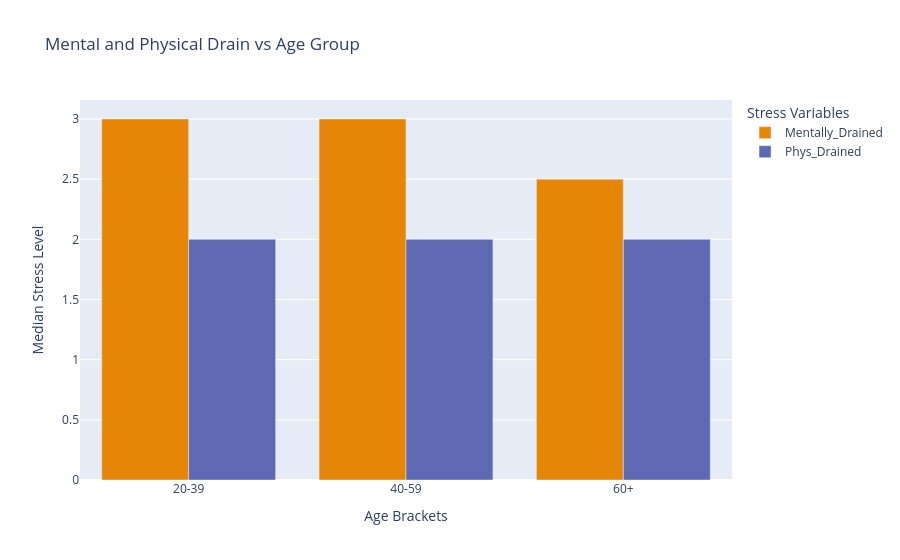

Here is the notebook cell this chart was saved with:
### Code cell
stress_means = railroad_df_clean.groupby('Age_Group_Grouped')[['Mentally_Drained', 'Phys_Drained']].median().reset_index()

fig = px.bar(
    stress_means,
    x='Age_Group_Grouped',
    y=['Mentally_Drained', 'Phys_Drained'],
    title='Mental and Physical Drain vs Age Group',
    labels={'value': 'Median Stress Level', 'Age_Group_Grouped': 'Age Brackets'},
    barmode='group', 
    color_discrete_sequence=px.colors.qualitative.Vivid 
)

fig.update_layout(
    xaxis_title='Age Brackets',
    yaxis_title='Median Stress Level',
    legend_title='Stress Variables',
    bargap=0.2 
)

fig.show()
fig.write_html("mental_phys_drain_age.html")

### Figure 1 — Plotly figure (JSON) as saved in the notebook; plotly's stock layout.template omitted (floating-point values rounded to 4 significant figures)
{"data": [{"alignmentgroup": "True", "hovertemplate": "variable=Mentally_Drained<br>Age Brackets=%{x}<br>Median Stress Level=%{y}<extra></extra>", "legendgroup": "Mentally_Drained", "marker": {"color": "rgb(229, 134, 6)", "pattern": {"shape": ""}}, "name": "Mentally_Drained", "offsetgroup": "Mentally_Drained", "orientation": "v", "showlegend": true, "textposition": "auto", "type": "bar", "x": ["20-39", "40-59", "60+"], "xaxis": "x", "y": [3.0, 3.0, 2.5], "yaxis": "y"}, {"alignmentgroup": "True", "hovertemplate": "variable=Phys_Drained<br>Age Brackets=%{x}<br>Median Stress Level=%{y}<extra></extra>", "legendgroup": "Phys_Drained", "marker": {"color": "rgb(93, 105, 177)", "pattern": {"shape": ""}}, "name": "Phys_Drained", "offsetgroup": "Phys_Drained", "orientation": "v", "showlegend": true, "textposition": "auto", "type": "bar", "x": ["20-39", "40-59", "60+"], "xaxis": "x", "y": [2.0, 2.0, 2.0], "yaxis": "y"}], "layout": {"bargap": 0.2, "barmode": "group", "legend": {"title": {"text": "Stress Variables"}, "tracegroupgap": 0}, "title": {"text": "Mental and Physical Drain vs Age Group"}, "xaxis": {"anchor": "y", "domain": [0, 1], "title": {"text": "Age Brackets"}}, "yaxis": {"anchor": "x", "domain": [0, 1], "title": {"text": "Median Stress Level"}}}}
